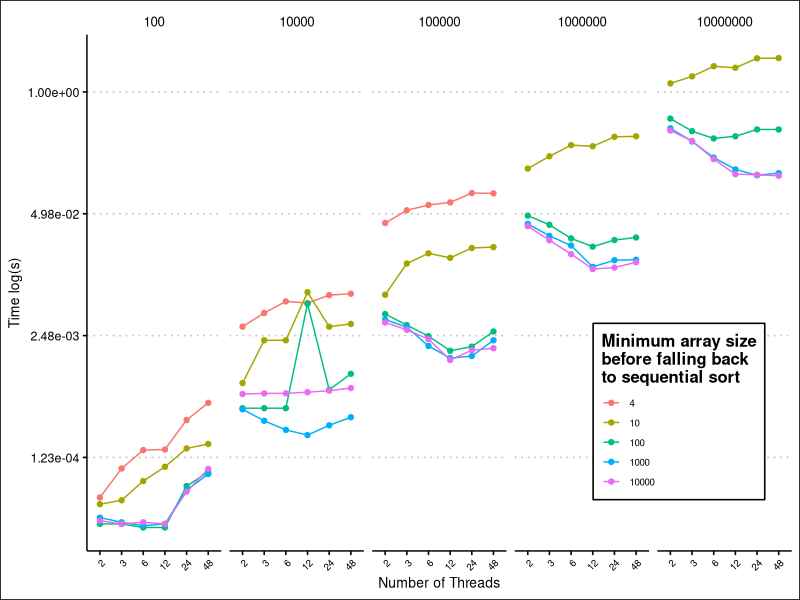

The R script that drew this image:
library(tidyr)
library(ggplot2)
library(ggthemes)
library(tibble)
library(dplyr)
library(patchwork)
library(scales)
library(forcats)

theme_set(theme_clean())
# theme_set(theme_gdocs())

data <- read.csv("./multisort_results.csv", header = TRUE)

# data <- gather(threads, ) %>%
# data <- gather(data, variable, value, sddm_time, diag_max_time, create_time, b_min_reduce_time) %>%
# data <- pivot_longer(data, c(sddm_time, diag_max_time, create_time, b_min_reduce_time, b_min_critical_time, b_min_tree_time), names_to = "variable", values_to = "value") %>%

# threads <- gather(data, variable, value, sddm_time, diag_max_time, create_time, b_min_reduce_time) %>%
# data <- gather(data, variable, value, limit) %>%
#     select(variable, value, threads)

# data <- data[data$elements > 10000, ]

facet_labs <- c(
    
)

data$elements <- factor(data$elements)
data$limit <- factor(data$limit)
data$threads <- factor(data$threads)

my_theme <- theme(
    # legend.position = c(.05, .85),
    legend.position = "right",
    legend.key.size = unit(.5, "cm"),
    legend.text = element_text(size = 7)
)
# , labeller = as_labeller(facet_labs)
graph_threads <- ggplot(data = data,
                aes(x = threads, y = time, color = limit, group = limit)) +
    # facet_grid(elements ~ ., scales="free_y") +
    # facet_grid(elements ~ .) +
    facet_grid(~ elements) +
    # geom_smooth(method = "glm") +
    geom_line() +
    geom_point() +
    scale_y_continuous(trans = "log", labels = scientific) +
    theme(axis.text.x = element_text(
        angle = 45,
        vjust = 1,
        hjust = 1,
        size = 7)
    ) +
    labs(y = "Time log(s)", x = "Number of Threads",
        color = "Minimum array size\nbefore falling back\nto sequential sort") +
    my_theme +
    theme(legend.position = c(0.84, 0.27))

pdf <- FALSE

if (pdf)
    pdf("graphs.pdf", width = 10, height = 10)
print(graph_threads)
if (pdf)
    dev.off()
